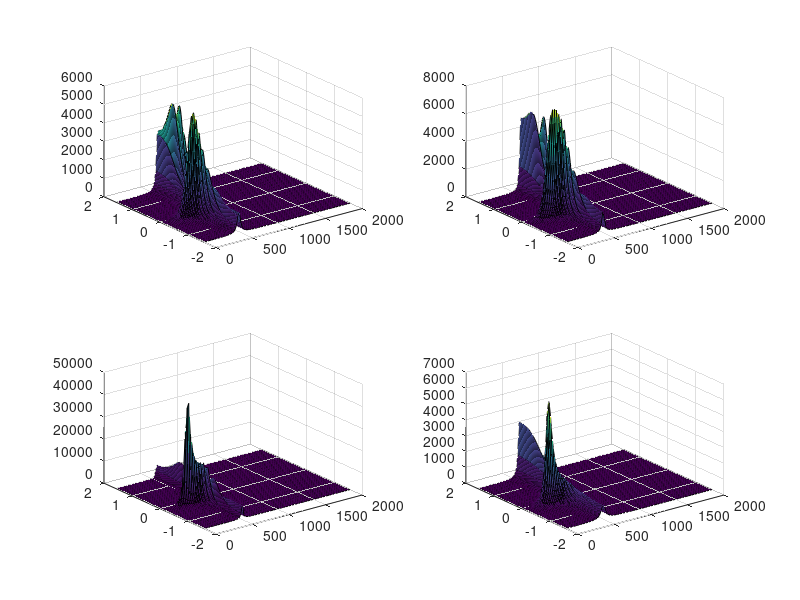

Recreate this plot in MATLAB.
N = 30;             % of subcarriers
N_hlf = 15;
M = 8;              % of antennas

c = 3e10;           % cm/s
f = 5320e6;         % Hz
f_delta = 1250e3;   % Hz
d = 1;              % cm

D = 2*pi*d*f/c;
D_1 = 2*pi*f_delta/c;

n_thres = 4;
%threshold = ???

x = [1:N];
hlf1 = [1 : N_hlf]; hlf2 = [(N_hlf+1) : N];

x_1 = [hlf1, hlf1, hlf1];
x_2 = [hlf2, hlf2, hlf2];

for j = 1:4

    ToF = 1.68e-8;   % s
    Noise = 0.03;
    
    sin1 = -60/335.4;   dist1 = 335.4;  ampl1 = 5;
    sin2 = 480/582.5;   dist2 = 582.5;  ampl2 = 5/5;
    sin3 = -360/488.4;  dist3 = 488.4;  ampl3 = 5/5;
    sin4 = -60/454.0;   dist4 = 454.0;  ampl4 = 5/5;
    
    
    csi_1 = ones(M,N)*ampl1; 
    csi_2 = ones(M,N)*ampl2;
    csi_3 = ones(M,N)*ampl3;
    csi_4 = ones(M,N)*ampl4;
    
    for m = 1:M
        csi_1(m,:) = csi_1(m,:)*exp(-i*(m-1)*D* sin1) + (rand(1,N)+i*rand(1,N))*Noise;
    end
    for n = 1:N
        csi_1(:,n) = csi_1(:,n)*exp(-i*(n-1)*D_1* dist1) + (rand(M,1)+i*rand(M,1))*Noise;
    end
    
    for m = 1:M
        csi_2(m,:) = csi_2(m,:)*exp(-i*(m-1)*D* sin2) + (rand(1,N)+i*rand(1,N))*Noise;
    end
    for n = 1:N
        csi_2(:,n) = csi_2(:,n)*exp(-i*(n-1)*D_1* dist2-i*pi) + (rand(M,1)+i*rand(M,1))*Noise;
    end
    
    for m = 1:M
        csi_3(m,:) = csi_3(m,:)*exp(-i*(m-1)*D* sin3) + (rand(1,N)+i*rand(1,N))*Noise;
    end
    for n = 1:N
        csi_3(:,n) = csi_3(:,n)*exp(-i*(n-1)*D_1* dist3-i*pi) + (rand(M,1)+i*rand(M,1))*Noise;
    end
    
    for m = 1:M
        csi_4(m,:) = csi_4(m,:)*exp(-i*(m-1)*D* sin4-i*pi) + (rand(1,N)+i*rand(1,N))*Noise;
    end
    for n = 1:N
        csi_4(:,n) = csi_4(:,n)*exp(-i*(n-1)*D_1* dist4) + (rand(M,1)+i*rand(M,1))*Noise;
    end
    
    
    csi = csi_1+csi_2+csi_3+csi_4;


    %{
    y1_1 = [angle(csi(1,hlf1))];                        %y(i)_j - i-th antenna
    y1_1 = unwrap(y1_1);                               % and j-th half of spectum
    y2_1 = [angle(csi(2,hlf1))];
    y2_1 = unwrap(y2_1);
    y3_1 = [angle(csi(3,hlf1))];
    y3_1 = unwrap(y3_1);
    
    y1_2 = [angle(csi(1,hlf2))];
    y1_2 = unwrap(y1_2);
    y2_2 = [angle(csi(2,hlf2))];
    y2_2 = unwrap(y2_2);
    y3_2 = [angle(csi(3,hlf2))];
    y3_2 = unwrap(y3_2);

    y_1 = [y1_1,y2_1,y3_1];
    y_2 = [y1_2,y2_2,y3_2];
    
    p_1 = polyfit(x_1, y_1, 1);                               %p(1) = 2 * pi * f_delta * tau_s
    p_2 = polyfit(x_1, y_1, 1); 
    
    figure(1)
    plot(x,[y1_1,y1_2],x,[y2_1,y2_2],x,[y3_1,y3_2]);
    xlabel('Subcarrier index'); ylabel('phase');
    
    for n = hlf1
        csi(:,n) = csi(:,n)*exp(-i*((n-1)*p_1(1)+p_1(2)));
    end
    for n = hlf2
        csi(:,n) = csi(:,n)*exp(-i*((n-1)*p_2(1)+p_2(2)));
    end

    
    y1_1 = [angle(csi(1,hlf1))];
    y2_1 = [angle(csi(2,hlf1))];
    y3_1 = [angle(csi(3,hlf1))];
    
    y1_2 = [angle(csi(1,hlf2))];
    y2_2 = [angle(csi(2,hlf2))];
    y3_2 = [angle(csi(3,hlf2))];
    
    y1 = unwrap([y1_1,y1_2]);
    y2 = unwrap([y2_1,y2_2]);
    y3 = unwrap([y3_1,y3_2]);

    figure(2)
    plot(x,y1,x,y2,x,y3);
    %hold on
    grid on
    %}
    
    
    
    for n = 1:15
        csi1(n,:) = csi(1,n:15+n);
        csi2(n,:) = csi(2,n:15+n);
        csi3(n,:) = csi(3,n:15+n);
    end

    X = [csi1,csi2;csi2,csi3];
    
    [E_N,eigv] = eig(X*X');
    
    E_N(:,n_thres+1:N) = [];
    
    dist_res = 100; theta_res = 200;
    dist_max = 2000; theta_max = pi/2;    % Maximum distance is 24000 cm
    P = zeros(theta_res,dist_res);
    
    Tau_max = D_1 * dist_max;
    
    n_theta = 0;
    for theta = linspace(-theta_max,theta_max,theta_res)
        n_theta = n_theta+1;
        
        n_dist = 0;
        for Tau = linspace(0,Tau_max,dist_res)
            n_dist = n_dist+1;
            
            power = 0:1:14;
            a_H1 = exp(i*power*Tau);
            a_H = [a_H1, a_H1*exp(i*D*sin(theta))];
            a_H_E_N = a_H * E_N;
            P(n_theta,n_dist) = 1/(a_H_E_N * a_H_E_N');
            
        end
    end
  
    figure(3);
    subplot(2,2,j);
    s = surf(linspace(0,dist_max,dist_res),linspace(-theta_max,theta_max,theta_res),P);
    %xlabel('Distance'); ylabel('theta');
    hold on
    
end
hold off
